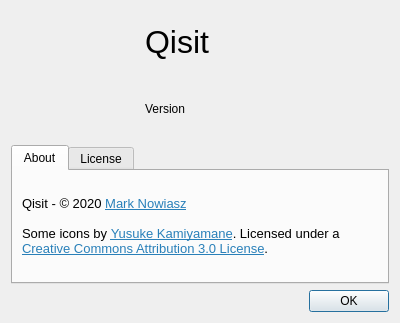
<?xml version="1.0" encoding="UTF-8"?>
<ui version="4.0">
 <class>AboutDialog</class>
 <widget class="QDialog" name="AboutDialog">
  <property name="geometry">
   <rect>
    <x>0</x>
    <y>0</y>
    <width>400</width>
    <height>323</height>
   </rect>
  </property>
  <property name="sizeIncrement">
   <size>
    <width>1</width>
    <height>1</height>
   </size>
  </property>
  <property name="windowTitle">
   <string>About</string>
  </property>
  <layout class="QVBoxLayout" name="verticalLayout_2">
   <item>
    <layout class="QHBoxLayout" name="horizontalLayout_2">
     <item>
      <widget class="QLabel" name="imageLabel">
       <property name="sizePolicy">
        <sizepolicy hsizetype="Fixed" vsizetype="Fixed">
         <horstretch>0</horstretch>
         <verstretch>0</verstretch>
        </sizepolicy>
       </property>
       <property name="minimumSize">
        <size>
         <width>128</width>
         <height>128</height>
        </size>
       </property>
       <property name="sizeIncrement">
        <size>
         <width>1</width>
         <height>1</height>
        </size>
       </property>
       <property name="text">
        <string/>
       </property>
       <property name="pixmap">
        <pixmap resource="../../resources/resources.qrc">:/logos/qisit_128x128.png</pixmap>
       </property>
       <property name="scaledContents">
        <bool>true</bool>
       </property>
      </widget>
     </item>
     <item>
      <layout class="QVBoxLayout" name="verticalLayout">
       <item>
        <layout class="QHBoxLayout" name="horizontalLayout">
         <item>
          <widget class="QLabel" name="programLabel">
           <property name="font">
            <font>
             <pointsize>24</pointsize>
            </font>
           </property>
           <property name="text">
            <string>Qisit</string>
           </property>
          </widget>
         </item>
         <item>
          <widget class="QLabel" name="gplLabel">
           <property name="text">
            <string/>
           </property>
           <property name="pixmap">
            <pixmap resource="../../resources/resources.qrc">:/logos/gplv3-88x31.png</pixmap>
           </property>
           <property name="scaledContents">
            <bool>false</bool>
           </property>
           <property name="alignment">
            <set>Qt::AlignRight|Qt::AlignTrailing|Qt::AlignVCenter</set>
           </property>
          </widget>
         </item>
        </layout>
       </item>
       <item>
        <widget class="QLabel" name="versionLabel">
         <property name="text">
          <string>Version</string>
         </property>
        </widget>
       </item>
      </layout>
     </item>
    </layout>
   </item>
   <item>
    <widget class="QTabWidget" name="tabWidget">
     <property name="currentIndex">
      <number>0</number>
     </property>
     <widget class="QWidget" name="tab">
      <attribute name="title">
       <string>About</string>
      </attribute>
      <layout class="QVBoxLayout" name="verticalLayout_4">
       <item>
        <widget class="QLabel" name="aboutLabel">
         <property name="text">
          <string>&lt;!DOCTYPE HTML PUBLIC &quot;-//W3C//DTD HTML 4.0//EN&quot; &quot;http://www.w3.org/TR/REC-html40/strict.dtd&quot;&gt;
&lt;html&gt;&lt;head&gt;&lt;meta name=&quot;qrichtext&quot; content=&quot;1&quot; /&gt;&lt;style type=&quot;text/css&quot;&gt;
p, li { white-space: pre-wrap; }
&lt;/style&gt;&lt;/head&gt;&lt;body style=&quot; font-family:'Noto Sans'; font-size:10pt; font-weight:400; font-style:normal;&quot;&gt;
&lt;p style=&quot; margin-top:0px; margin-bottom:0px; margin-left:0px; margin-right:0px; -qt-block-indent:0; text-indent:0px;&quot;&gt;Qisit - © 2020 &lt;a href=&quot;https://mark.nowiasz.de/&quot;&gt;&lt;span style=&quot; text-decoration: underline; color:#2980b9;&quot;&gt;Mark Nowiasz&lt;/span&gt;&lt;/a&gt;&lt;/p&gt;
&lt;p style=&quot;-qt-paragraph-type:empty; margin-top:0px; margin-bottom:0px; margin-left:0px; margin-right:0px; -qt-block-indent:0; text-indent:0px;&quot;&gt;&lt;br /&gt;&lt;/p&gt;
&lt;p style=&quot; margin-top:0px; margin-bottom:0px; margin-left:0px; margin-right:0px; -qt-block-indent:0; text-indent:0px;&quot;&gt;Some icons by &lt;a href=&quot;http://p.yusukekamiyamane.com/&quot;&gt;&lt;span style=&quot; text-decoration: underline; color:#2980b9;&quot;&gt;Yusuke Kamiyamane&lt;/span&gt;&lt;/a&gt;. Licensed under a &lt;a href=&quot;http://creativecommons.org/licenses/by/3.0/&quot;&gt;&lt;span style=&quot; text-decoration: underline; color:#2980b9;&quot;&gt;Creative Commons Attribution 3.0 License&lt;/span&gt;&lt;/a&gt;.&lt;/p&gt;&lt;/body&gt;&lt;/html&gt;</string>
         </property>
         <property name="wordWrap">
          <bool>true</bool>
         </property>
        </widget>
       </item>
      </layout>
     </widget>
     <widget class="QWidget" name="tab_2">
      <attribute name="title">
       <string>License</string>
      </attribute>
      <layout class="QVBoxLayout" name="verticalLayout_3">
       <item>
        <widget class="QTextEdit" name="licenseTextEdit">
         <property name="readOnly">
          <bool>true</bool>
         </property>
         <property name="html">
          <string notr="true">&lt;!DOCTYPE HTML PUBLIC &quot;-//W3C//DTD HTML 4.0//EN&quot; &quot;http://www.w3.org/TR/REC-html40/strict.dtd&quot;&gt;
&lt;html&gt;&lt;head&gt;&lt;meta name=&quot;qrichtext&quot; content=&quot;1&quot; /&gt;&lt;style type=&quot;text/css&quot;&gt;
p, li { white-space: pre-wrap; }
&lt;/style&gt;&lt;/head&gt;&lt;body style=&quot; font-family:'Noto Sans'; font-size:10pt; font-weight:400; font-style:normal;&quot;&gt;
&lt;p style=&quot;-qt-paragraph-type:empty; margin-top:0px; margin-bottom:0px; margin-left:0px; margin-right:0px; -qt-block-indent:0; text-indent:0px;&quot;&gt;&lt;br /&gt;&lt;/p&gt;&lt;/body&gt;&lt;/html&gt;</string>
         </property>
        </widget>
       </item>
      </layout>
     </widget>
    </widget>
   </item>
   <item>
    <widget class="QDialogButtonBox" name="buttonBox">
     <property name="locale">
      <locale language="English" country="UnitedStates"/>
     </property>
     <property name="orientation">
      <enum>Qt::Horizontal</enum>
     </property>
     <property name="standardButtons">
      <set>QDialogButtonBox::Ok</set>
     </property>
    </widget>
   </item>
  </layout>
 </widget>
 <resources>
  <include location="../../resources/resources.qrc"/>
  <include location="../../resources/resources.qrc"/>
 </resources>
 <connections>
  <connection>
   <sender>buttonBox</sender>
   <signal>accepted()</signal>
   <receiver>AboutDialog</receiver>
   <slot>accept()</slot>
   <hints>
    <hint type="sourcelabel">
     <x>248</x>
     <y>254</y>
    </hint>
    <hint type="destinationlabel">
     <x>157</x>
     <y>274</y>
    </hint>
   </hints>
  </connection>
  <connection>
   <sender>buttonBox</sender>
   <signal>rejected()</signal>
   <receiver>AboutDialog</receiver>
   <slot>reject()</slot>
   <hints>
    <hint type="sourcelabel">
     <x>316</x>
     <y>260</y>
    </hint>
    <hint type="destinationlabel">
     <x>286</x>
     <y>274</y>
    </hint>
   </hints>
  </connection>
 </connections>
</ui>
